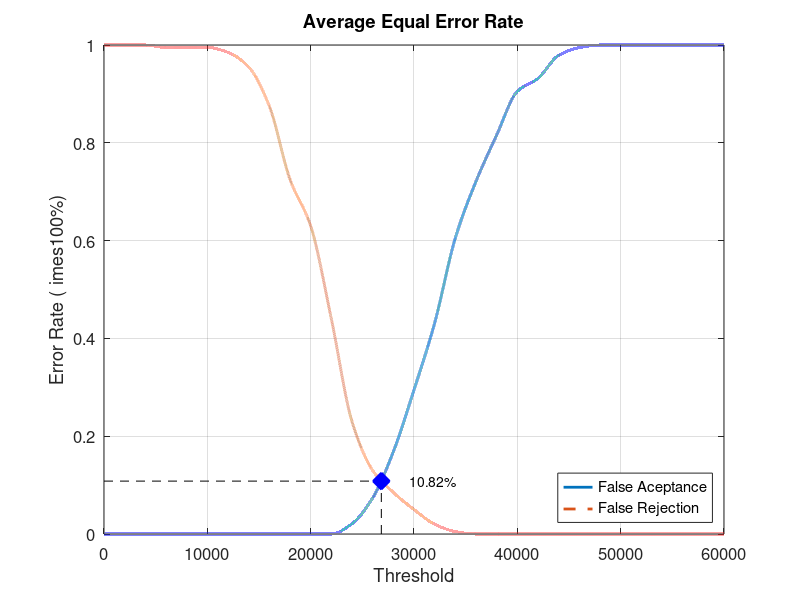
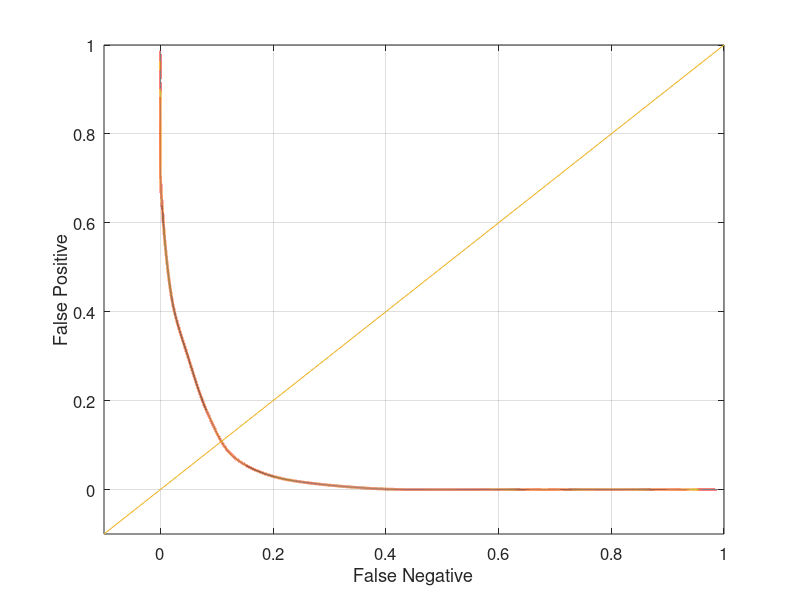

Recreate these plots in MATLAB, in order.
close all;
clear;
clc;
x = 0:2000:60000;
xq = 0:0.5:60000;

y0 = [0 0 0 0 0 0 0 0 0 0 0 0 0.0210526 0.0736842 0.168421 0.294737 0.431579 0.605263 0.721053 0.815789 0.905263 0.931579 0.978947 0.994737 1 1 1 1 1 1 1]
yy0 = interp1(x, y0, xq, 'pchip');
y1 = [1 1 1 0.995 0.995 0.995 0.985 0.955 0.875 0.725 0.63 0.44 0.23 0.13 0.085 0.05 0.02 0.005 0 0 0 0 0 0 0 0 0 0 0 0 0]
yy1 = interp1(x, y1, xq, 'pchip');

% Calculating EER: 
y2 = abs(y0 - y1);
find(y2 == min(y2))
yy2 = abs(yy0 - yy1);
xEER = find(yy2 == min(yy2));
xEERIndex = xq(xEER) % X-axis EER
yEER = yy0(xEER) % Y-axis EER

main = figure
plot(xq, yy0,'-','LineWidth', 2);	hold on
plot(xq, yy1,'--','LineWidth', 2);	hold on
plot([xEERIndex xEERIndex], [0 yEER], 'k--');	hold on
plot([0 xEERIndex], [yEER yEER], 'k--');	hold on
plot(xEERIndex, yEER, 'bx', 'LineWidth', 10);	hold on
text(xEERIndex + 10 * xEERIndex / 100, yEER, [num2str(round((10000 * yEER)) / 100) '%'])
legend('False Aceptance', 'False Rejection', 'Location', 'SouthEast')
xlabel('Threshold')
ylabel('Error Rate (	imes100%)')
title('Average Equal Error Rate')
set(gca, 'FontSize', 12)
axis([0 60000 0 1])
grid on

print(main, 'Database1_4Main', '-dpng');
FNRxFPR = figure('Color', [1 1 1]);
plot(yy1, yy0, '-', yy1, yy0, 'LineWidth', 2);
hold on
y = -0.1:0.1:1
plot(y, y); 
set(gca, 'FontSize', 12)
xlabel('False Negative')
ylabel('False Positive')
axis([-0.1 1 -0.1 1])
set(gca, 'FontSize', 12)
grid on

print(FNRxFPR, 'Database1_4FNRxFPR','-dpng');
